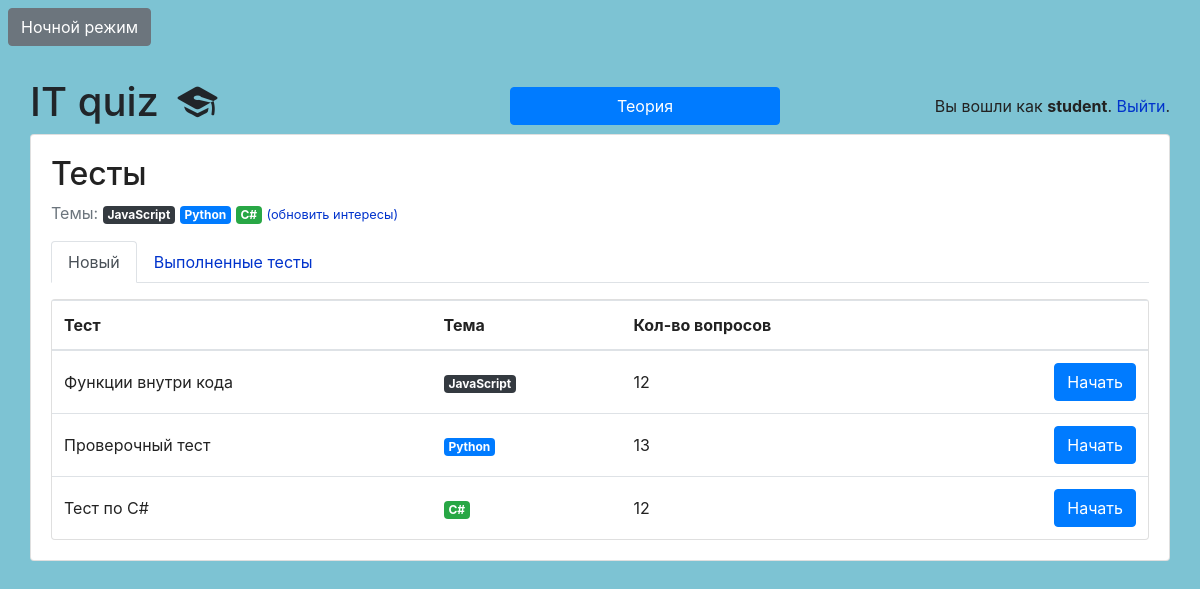
Screenshot of /students/ (signed in) with the database file from the repository.
### classroom/models.py (models this page shows, shortened)
class User(AbstractUser):
    is_student = models.BooleanField(default=False)
    is_teacher = models.BooleanField(default=False)

class Subject(models.Model):
    name = models.CharField(max_length=30)
    color = models.CharField(max_length=7, default='#007bff')
    def get_html_badge(self):
        name = escape(self.name)
        color = escape(self.color)
        html = '<span class="badge badge-primary" style="background-color: %s">%s</span>' % (color, name)
        return mark_safe(html)

class Quiz(models.Model):
    owner = models.ForeignKey(User, on_delete=models.CASCADE, related_name='quizzes')
    name = models.CharField(max_length=255)
    subject = models.ForeignKey(Subject, on_delete=models.CASCADE, related_name='quizzes')

### classroom/views/students.py (the view)
# urls.py: path('', students.QuizListView.as_view(), name='quiz_list'),
@method_decorator([login_required, student_required], name='dispatch')
class QuizListView(ListView):
    model = Quiz
    ordering = ('name', )
    context_object_name = 'quizzes'
    template_name = 'classroom/students/quiz_list.html'
    def get_queryset(self):
        student = self.request.user.student
        student_interests = student.interests.values_list('pk', flat=True)
        taken_quizzes = student.quizzes.values_list('pk', flat=True)
        queryset = Quiz.objects.filter(subject__in=student_interests) \
            .exclude(pk__in=taken_quizzes) \
            .annotate(questions_count=Count('questions')) \
            .filter(questions_count__gt=0)
        return queryset

### classroom/templatetags/custom_tags.py (called while the page is built)
@register.inclusion_tag('theory.html')
def theory_list():
    theory = Theory.objects.all()
    return {'theorys': theory}

### classroom/templates/classroom/students/quiz_list.html
{% extends 'base.html' %}
{% block content %}
  {% include 'classroom/students/_header.html' with active='new' %}
  <div class="card wrp">
    <table class="table mb-0">
      <thead>
        <tr>
          <th>Тест</th>
          <th>Тема</th>
          <th>Кол-во вопросов</th>
          <th></th>
        </tr>
      </thead>
      <tbody>
        {% for quiz in quizzes %}
          <tr>
            <td class="align-middle">{{ quiz.name }}</td>
            <td class="align-middle">{{ quiz.subject.get_html_badge }}</td>
            <td class="align-middle">{{ quiz.questions_count }}</td>
            <td class="text-right">
              <a href="{% url 'students:take_quiz' quiz.pk %}" class="btn btn-primary">Начать</a>
            </td>
          </tr>
        {% empty %}
          <tr>
            <td class="bg-light text-center font-italic" colspan="4">В данный момент нет викторины, соответствующей вашим интересам.</td>
          </tr>
        {% endfor %}
      </tbody>
    </table>
  </div>
{% endblock %}

### templates/base.html (shortened to what this page needs)
{% load static %}
<!doctype html>
<html lang="en">
  <head>
    <link rel="stylesheet" href="https://maxcdn.bootstrapcdn.com/bootstrap/4.0.0/css/bootstrap.min.css">
    <link rel="stylesheet" type="text/css" href="{% static 'vendor/fontello-2f186091/css/fontello.css' %}">
    <link rel="stylesheet" type="text/css" href="{% static 'css/app.css' %}">
    {% if user.is_authenticated and user.is_teacher %}
      <link rel="stylesheet" type="text/css" href="{% static 'css/teachers.css' %}">
    {% else %}
      <link rel="stylesheet" type="text/css" href="{% static 'css/students.css' %}">
    {% endif %}
  </head>
  <body>
    <button class="btn-toggle btn btn-secondary m-2">Ночной режим</button>
    <div class="container my-4">
      <div class="row justify-content-center">
        <div class="w-100">
          <div class="row d-flex align-items-center">
            <div class="col">
              <h1 class="logo">
                <a href="{% url 'home' %}">
                  IT quiz
                  {% if user.is_authenticated %}
                    {% if user.is_teacher %}
                      <span class="icon-feather" data-toggle="tooltip" data-placement="right" title="Teacher profile"></span>
                    {% else %}
                      <span class="icon-graduation-cap" data-toggle="tooltip" data-placement="right" title="Student profile"></span>
                    {% endif %}
                  {% endif %}
                </a>
              </h1>
            </div>
            <div class="col text-right">
              <button type="button" class="btn btn-primary w-75" data-toggle="modal" data-target=".bd-example-modal-lg">Теория</button>
            </div>
            {% load custom_tags %}
            <div class="col text-right">
              {% if user.is_authenticated %}
                <p class="pt-3">Вы вошли как <strong>{{ user.username }}</strong>. <a href="{% url 'logout' %}">Выйти</a>.</p>
              {% else %}
                <a href="{% url 'login' %}" class="btn btn-light" role="button">Вход</a>
                <a href="{% url 'signup' %}" class="btn btn-primary" role="button">Регистрация</a>
              {% endif %}
            </div>
          </div>
          <div class="card mb-3 wrp">
            <div class="card-body">
              {% block content %}
              {% endblock %}
            </div>
          </div>
        </div>
      </div>
    </div>
  </body>
</html>

### classroom/templates/classroom/students/_header.html
<h2>Тесты</h2>
<p class="text-muted">
  Темы:{% for subject in user.student.interests.all %} {{ subject.get_html_badge }}{% endfor %}
  <a href="{% url 'students:student_interests' %}"><small>(обновить интересы)</small></a>
</p>
<ul class="nav nav-tabs mb-3">
  <li class="nav-item">
    <a class="nav-link{% if active == 'new' %} active{% endif %}" href="{% url 'students:quiz_list' %}">Новый</a>
  </li>
  <li class="nav-item">
    <a class="nav-link{% if active == 'taken' %} active{% endif %}" href="{% url 'students:taken_quiz_list' %}">Выполненные тесты</a>
  </li>
</ul>

### static/css/app.css (style rules this page uses)
.logo a { color: #212529; text-decoration: none; }
body { color: #222; background: #fff; }
a { color: #0033cc; }

### static/css/students.css (style rules this page uses)
body { background-color: #7dc3d3; }

### rows the page displays
User: username "student"
Subject: get_html_badge "JavaScript"
Subject: get_html_badge "Python"
Subject: get_html_badge "C#"
Quiz: name "Функции внутри кода", subject.get_html_badge "JavaScript", questions_count "12"
Quiz: name "Проверочный тест", subject.get_html_badge "Python", questions_count "13"
Quiz: name "Тест по C#", subject.get_html_badge "C#", questions_count "12"
